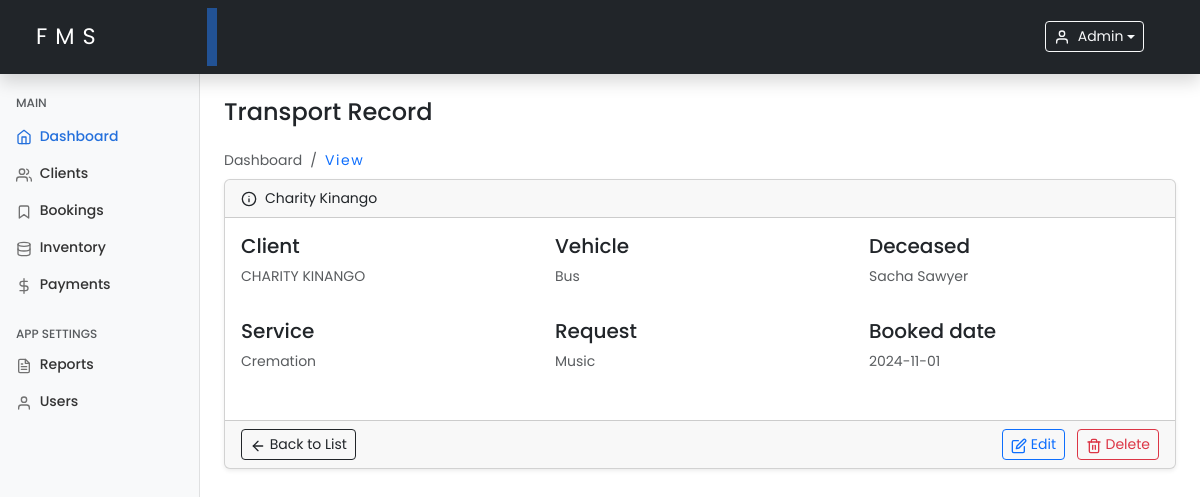
Page /viewLogRecord.php?id=23 (signed in) on the earlier database version.
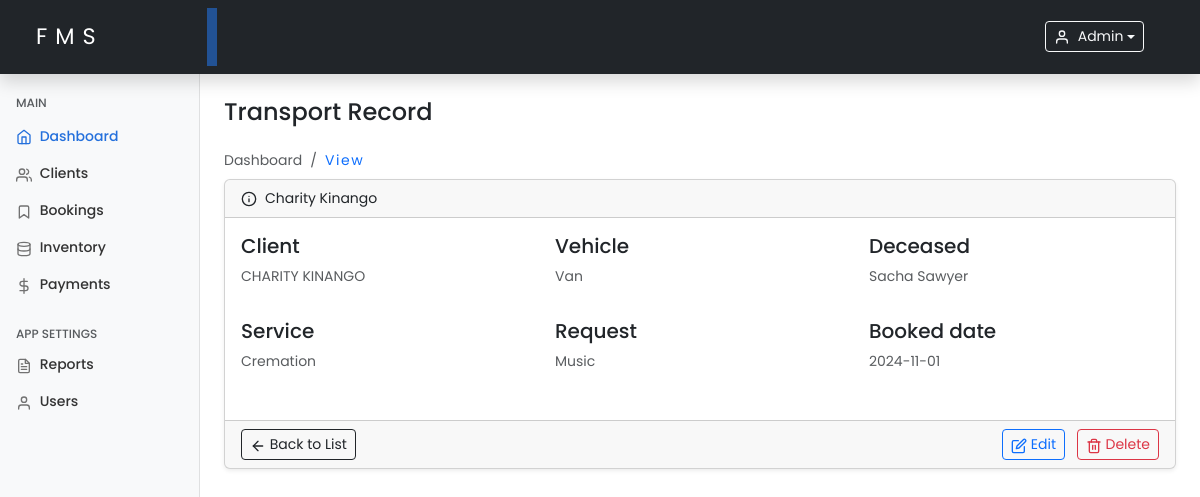
Same page on the later database version.
### tables this page shows
CREATE TABLE `bookings` (
  `id` int(11) NOT NULL,
  `client_id` varchar(100) NOT NULL,
  `deceased_name` varchar(100) NOT NULL,
  `service_type` enum('burial','cremation','other') DEFAULT 'burial',
  `schedule_date` date NOT NULL,
  `vehicle_type` varchar(150) DEFAULT NULL,
  `request` varchar(255) DEFAULT NULL,
  `status` enum('scheduled','completed') DEFAULT 'scheduled',
  `created_at` timestamp NOT NULL DEFAULT current_timestamp(),
  `updated_at` timestamp NOT NULL DEFAULT current_timestamp() ON UPDATE current_timestamp()
);

CREATE TABLE `clients` (
  `id` int(11) NOT NULL,
  `client_name` varchar(100) NOT NULL,
  `client_phone` varchar(20) NOT NULL,
  `client_email` varchar(100) DEFAULT NULL,
  `client_address` varchar(255) DEFAULT NULL,
  `deceased_name` varchar(100) NOT NULL,
  `deceased_age` int(3) NOT NULL,
  `deceased_date_of_death` date NOT NULL,
  `deceased_cause` enum('natural','sickness','accident','other') NOT NULL,
  `deceased_gender` enum('male','female','other') NOT NULL,
  `created_at` timestamp NOT NULL DEFAULT current_timestamp(),
  `updated_at` timestamp NOT NULL DEFAULT current_timestamp() ON UPDATE current_timestamp()
);

### includes/functions.php (called while the page is built, shortened)
<?php
function getLogisticById($conn, $logistic_id)
{
    $query = "SELECT b.id, b.vehicle_type, b.deceased_name, b.schedule_date, b.status, b.service_type, b.request,
                     c.client_name AS client_name, b.created_at, b.updated_at
              FROM bookings b
              JOIN clients c ON b.client_id = c.id
              WHERE b.id = ?";
    $stmt = $conn->prepare($query);
    $stmt->bind_param('i', $logistic_id);
    $stmt->execute();
    $result = $stmt->get_result();
    if ($result->num_rows > 0) {
        return $result->fetch_assoc();
    } else {
        return false;
    }
}

### viewLogRecord.php (the view, shortened to what this page needs)
<?php
include 'includes/functions.php';
if (isset($_GET['id'])) {
    $logistic_id = intval($_GET['id']);
    $logistic = getLogisticById($conn, $logistic_id);
} else {
    header("Location: logistics.php?status=error");
    exit();
}
include './includes/header.php';
include './includes/sidebar.php';
?>
<main class="col-md-9 ms-sm-auto col-lg-10 px-md-4 mt-4">
    <h4 class="mb-4">Transport Record</h4>
    <ol class="breadcrumb mb-2">
        <li class="breadcrumb-item active">Dashboard</li>
        <li class="breadcrumb-item">
            <a class="text-decoration-none hover-underline" href="./logistics.php">View</a>
        </li>
    </ol>
    <div class="card shadow-sm">
        <div class="card-header d-flex align-items-center">
            <span data-feather="info" class="me-2"></span><?php echo htmlspecialchars($logistic['client_name']); ?>
        </div>
        <div class="card-body">
            <div class="row">
                <div class="col-md-4 mb-3">
                    <h5 class="fw-bold-30">Client</h5>
                    <p class="text-muted text-uppercase"><?php echo htmlspecialchars($logistic['client_name']); ?></p>
                </div>
                <div class="col-md-4 mb-3">
                    <h5 class="fw-bold-30">Vehicle</h5>
                    <p class="text-muted text-capitalize"><?php echo htmlspecialchars($logistic['vehicle_type']); ?></p>
                </div>
                <div class="col-md-4 mb-3">
                    <h5 class="fw-bold-30">Deceased</h5>
                    <p class="text-muted text-capitalize"><?php echo htmlspecialchars($logistic['deceased_name']); ?></p>
                </div>
            </div>
            <div class="row">
                <div class="col-md-4 mb-3">
                    <h5 class="fw-bold-30">Service</h5>
                    <p class="text-muted text-capitalize"><?php echo htmlspecialchars($logistic['service_type']); ?></p>
                </div>
                <div class="col-md-4 mb-3">
                    <h5 class="fw-bold-30">Request</h5>
                    <p class="text-muted text-capitalize"><?php echo htmlspecialchars($logistic['request']); ?></p>
                </div>
                <div class="col-md-4 mb-3">
                    <h5 class="fw-bold-30">Booked date</h5>
                    <p class="text-muted text-capitalize"><?php echo htmlspecialchars($logistic['schedule_date']); ?></p>
                </div>
            </div>
        </div>
        <div class="card-footer d-flex justify-content-between">
            <a href="logistics.php" class="btn btn-sm btn-outline-dark">
                <span data-feather="arrow-left"></span> Back to List
            </a>
            <div>
                <a href="editLogRecord.php?id=<?php echo $logistic['id']; ?>" class="btn btn-sm btn-outline-primary me-2">
                    <span data-feather="edit"></span> Edit
                </a>
                <a href="deleteLog.php?id=<?php echo $logistic['id']; ?>" class="btn btn-sm btn-outline-danger" onclick="return confirm('Are you sure you want to delete this record?');">
                    <span data-feather="trash-2"></span> Delete
                </a>
            </div>
        </div>
    </div>
</main>
<?php include './includes/footer.php'; ?>

Differences in the rows shown:
changed bookings "Sacha Sawyer": vehicle_type "Bus" → "Van"
